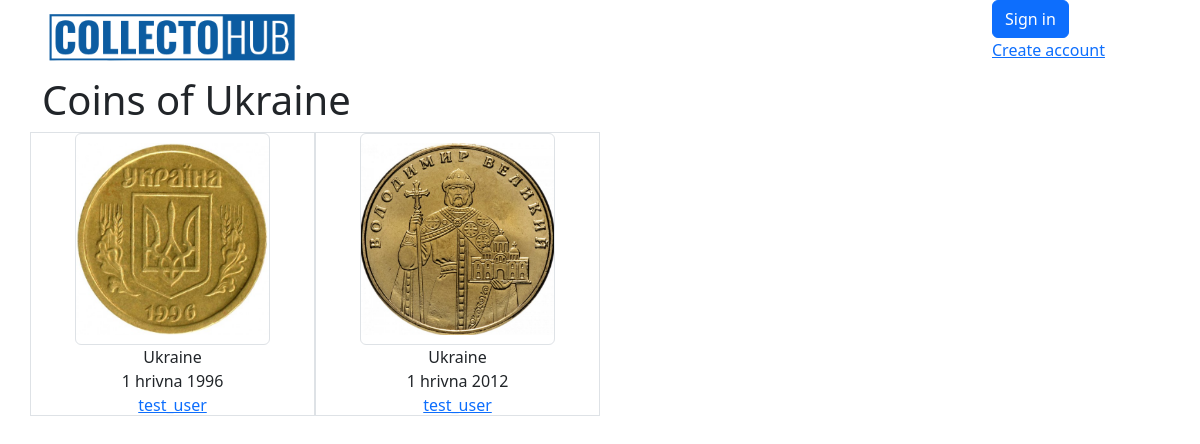
Page /country/38/ on the earlier database version.
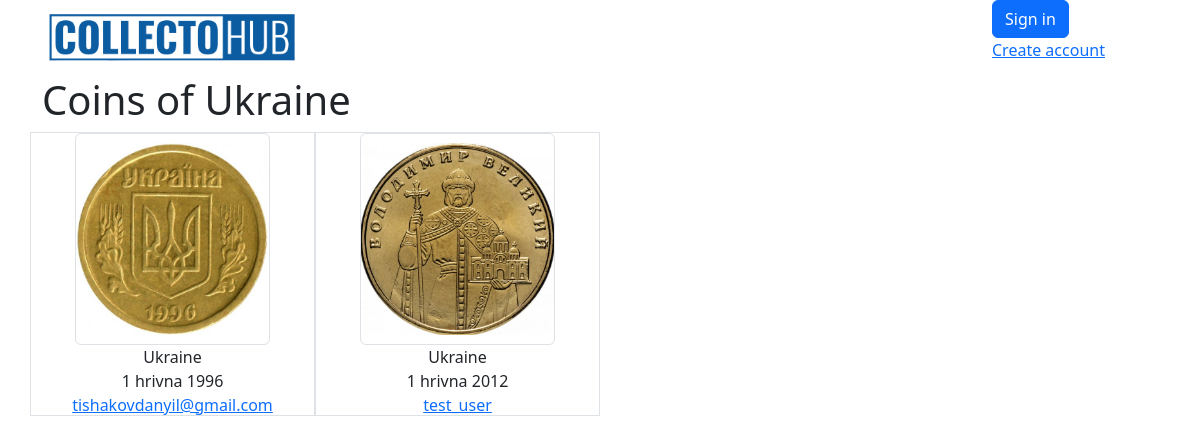
Same page on the later database version.
### coins/models.py (models this page shows, shortened)
class Coin(models.Model):
    img_front = models.ImageField(upload_to='products_image', blank=True)
    img_back = models.ImageField(upload_to='products_image', blank=True)
    img_add_1 = models.ImageField(upload_to='products_image', blank=True)
    img_add_2 = models.ImageField(upload_to='products_image', blank=True)
    country = models.ForeignKey(Country, on_delete=models.CASCADE, related_name='coins')  # Reference to Country
    denomination = models.CharField(max_length=150)  # Denomination
    year = models.IntegerField()  # Year
    material = models.CharField(max_length=15, blank=True, choices=material_choices)  # Material
    safety = models.CharField(max_length=2, blank=True, choices=safety_choices)  # Optional field for admin use
    weight = models.FloatField(blank=True, null=True)  # Weight
    diameter = models.FloatField(blank=True, null=True)  # Diameter
    thickness = models.FloatField(blank=True, null=True)  # Thickness
    circulation = models.IntegerField(blank=True, null=True)  # Circulation
    owner = models.ForeignKey(User, on_delete=models.CASCADE, related_name='coins')
    box = models.ForeignKey('Box', on_delete=models.SET_NULL, blank=True, null=True, related_name='coins')
    status = models.CharField(max_length=1, choices=status_choices_coin, default='a')
    class Meta:
        verbose_name = 'Coin'
        verbose_name_plural = 'Coins'

class Country(models.Model):
    name = models.CharField(max_length=150, unique=True)
    continent = models.ForeignKey(Continent, on_delete=models.CASCADE, related_name="countries")
    class Meta:
        verbose_name = "Country"
        verbose_name_plural = "Countries"
    def __str__(self):
        return self.name

### coins/views.py (the view)
# urls.py: path('country/<int:pk>/', views.CountryDetailView.as_view(), name='country-detail'),
class CountryDetailView(DetailView):
    model = Country

### coins/templates/coins/country_detail.html (shortened to what this page needs)
{% extends 'coins/base.html' %}
{% block content %}
<h1>Coins of {{ country.name }}</h1>
<div class="row">
    {% for coin in country.coins.all %}
    <div class="col-3 text-center border ">
        <a href="{% url 'coins:coin-detail' pk=coin.id %}">
            <img src="{{ coin.img_front.url }}" alt="coin" class="w-75 h-75 object-fit-contain border rounded">
        </a>
        <p>
            {{ coin.country }}
            <br>
            {{ coin.denomination }} {{ coin.year }}
            <br>
            <a href="{% url 'coins:user-cabinet' pk=coin.owner.id %}">
                {{ coin.owner}}
            </a>
        </p>
    </div>
    {% endfor %}
</div>
{% endblock %}

Differences in the rows shown:
changed Coin: owner "test_user" → "tishakovdanyil@gmail.com"
